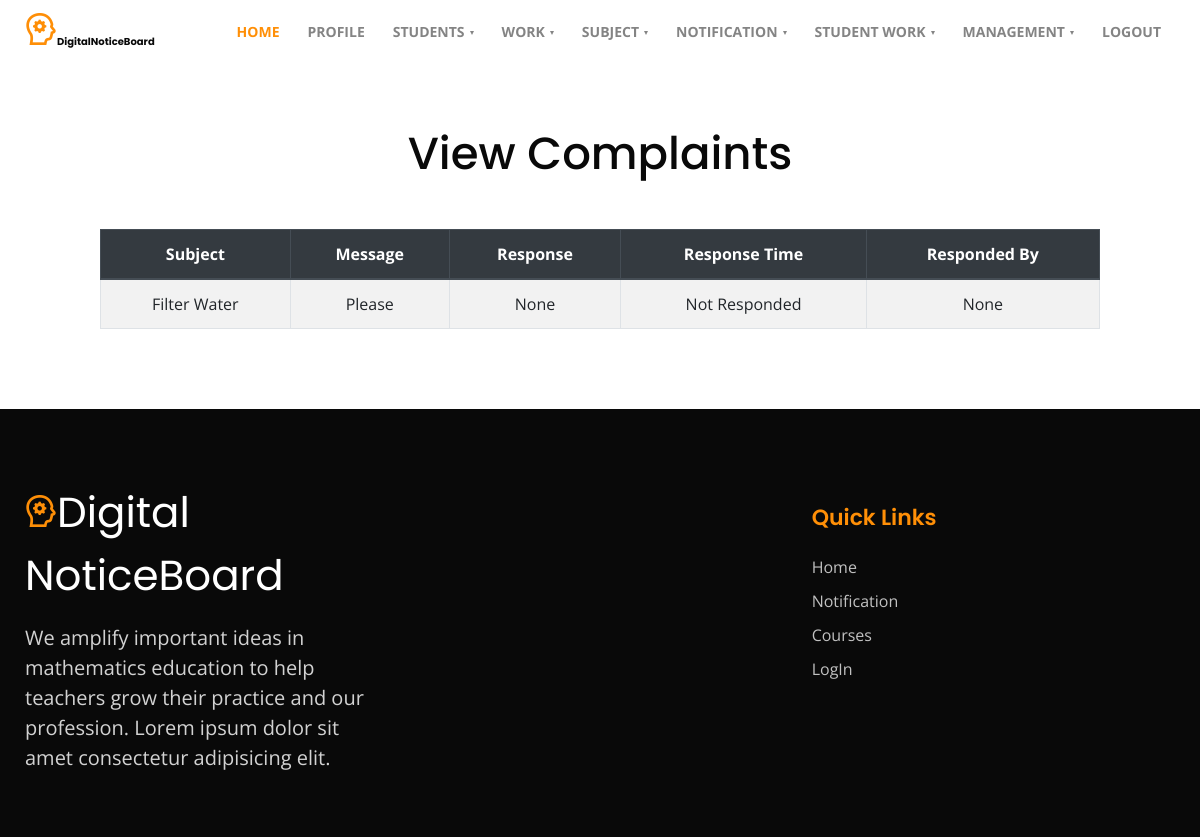
The app's page /view_response_complaint (signed in) with its own data.
### complaint/models.py (models this page shows)
class Complaints(models.Model):
    subject = models.CharField(max_length=50,default='')
    message = models.CharField(max_length=500,default='')
    response = models.CharField(max_length=500,null=True)
    responsetime=models.CharField(max_length=50,default='Not Responded')
    status = models.CharField(max_length=100,null=True,default="NULL")
    uid = models.ForeignKey(Register,on_delete=models.CASCADE,null=True,related_name='+')
    respondedby = models.ForeignKey(Register,on_delete=models.CASCADE,null=True)

### complaint/views.py (the view)
# urls.py: path('view_response_complaint',views.complaint_response_view),
@login_required(login_url='/login')
def complaint_response_view(request):
    a = Complaints.objects.all()
    return render(request,'view_response_complaint.html',{'a':a})

### complaint/templates/view_response_complaint.html (shortened to what this page needs)
{%extends 'layout.html'%}
{%block content%}
  <section class="w3l-contacts-12" id="contact">
      <div class="container py-5">
          <div class="contacts12-main py-md-3">
              <div class="header-section text-center">
                  <h3 class="mb-md-5 mb-4">View Complaints
              </div>
              <table class="table table-hover table-bordered table-striped ">
                <thead class="thead-dark">
            <tr>
                <th >Subject</th>
                <th > Message</th>
                <th >Response</th>
                <th >Response Time</th>
                <th >Responded By</th>
            </tr>
        </thead>
        <tbody>
            {% for i in a %}
            <tr>
                <td>{{i.subject}}</td>
                <td>{{i.message}}</td>
                <td>{{i.response}}</td>
                <td>{{i.responsetime}}</td>
                <td>{{i.respondedby}}</td>
            </tr>
            {%endfor%}
        </tbody>
    </table>
</div>
</div>
</section>
{%endblock%}

### records on screen
Complaints: subject "Filter Water", message "Please", response "None", responsetime "Not Responded", respondedby "None"
